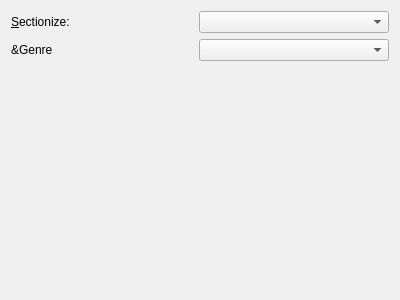
<?xml version="1.0" encoding="UTF-8"?>
<ui version="4.0">
 <class>Form</class>
 <widget class="QWidget" name="Form">
  <property name="geometry">
   <rect>
    <x>0</x>
    <y>0</y>
    <width>400</width>
    <height>300</height>
   </rect>
  </property>
  <property name="windowTitle">
   <string>Form</string>
  </property>
  <layout class="QGridLayout" name="gridLayout">
   <item row="2" column="0">
    <spacer name="verticalSpacer">
     <property name="orientation">
      <enum>Qt::Vertical</enum>
     </property>
     <property name="sizeHint" stdset="0">
      <size>
       <width>20</width>
       <height>246</height>
      </size>
     </property>
    </spacer>
   </item>
   <item row="0" column="0">
    <widget class="QLabel" name="label">
     <property name="text">
      <string>&amp;Sectionize:</string>
     </property>
     <property name="buddy">
      <cstring>opt_sectionize</cstring>
     </property>
    </widget>
   </item>
   <item row="0" column="1">
    <widget class="QComboBox" name="opt_sectionize">
     <property name="minimumContentsLength">
      <number>20</number>
     </property>
    </widget>
   </item>
   <item row="1" column="0">
    <widget class="QLabel" name="label_2">
     <property name="text">
      <string>&amp;Genre</string>
     </property>
    </widget>
   </item>
   <item row="1" column="1">
    <widget class="QComboBox" name="opt_fb2_genre"/>
   </item>
  </layout>
 </widget>
 <resources/>
 <connections/>
</ui>
